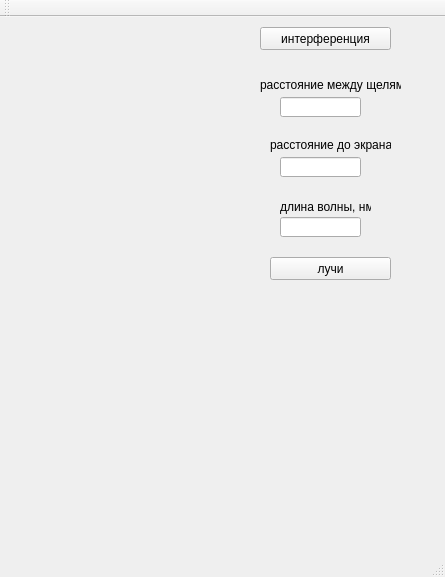
<?xml version="1.0" encoding="UTF-8"?>
<ui version="4.0">
 <class>MainWindow</class>
 <widget class="QMainWindow" name="MainWindow">
  <property name="geometry">
   <rect>
    <x>0</x>
    <y>0</y>
    <width>445</width>
    <height>577</height>
   </rect>
  </property>
  <property name="windowTitle">
   <string>MainWindow</string>
  </property>
  <widget class="QWidget" name="centralWidget">
   <widget class="QPushButton" name="pushButton">
    <property name="geometry">
     <rect>
      <x>260</x>
      <y>10</y>
      <width>131</width>
      <height>23</height>
     </rect>
    </property>
    <property name="text">
     <string>интерференция</string>
    </property>
   </widget>
   <widget class="QCustomPlot" name="widget" native="true">
    <property name="geometry">
     <rect>
      <x>29</x>
      <y>19</y>
      <width>221</width>
      <height>211</height>
     </rect>
    </property>
   </widget>
   <widget class="QLineEdit" name="lineEdit">
    <property name="geometry">
     <rect>
      <x>280</x>
      <y>80</y>
      <width>81</width>
      <height>20</height>
     </rect>
    </property>
   </widget>
   <widget class="QLineEdit" name="lineEdit_2">
    <property name="geometry">
     <rect>
      <x>280</x>
      <y>140</y>
      <width>81</width>
      <height>20</height>
     </rect>
    </property>
   </widget>
   <widget class="QLabel" name="label">
    <property name="geometry">
     <rect>
      <x>260</x>
      <y>60</y>
      <width>141</width>
      <height>16</height>
     </rect>
    </property>
    <property name="text">
     <string>расстояние между щелями</string>
    </property>
   </widget>
   <widget class="QLabel" name="label_2">
    <property name="geometry">
     <rect>
      <x>270</x>
      <y>120</y>
      <width>121</width>
      <height>16</height>
     </rect>
    </property>
    <property name="text">
     <string>расстояние до экрана</string>
    </property>
   </widget>
   <widget class="QLineEdit" name="lineEdit_3">
    <property name="geometry">
     <rect>
      <x>280</x>
      <y>200</y>
      <width>81</width>
      <height>20</height>
     </rect>
    </property>
   </widget>
   <widget class="QLabel" name="label_3">
    <property name="geometry">
     <rect>
      <x>280</x>
      <y>180</y>
      <width>91</width>
      <height>20</height>
     </rect>
    </property>
    <property name="text">
     <string>длина волны, нм</string>
    </property>
   </widget>
   <widget class="QPushButton" name="pushButton_2">
    <property name="geometry">
     <rect>
      <x>270</x>
      <y>240</y>
      <width>121</width>
      <height>23</height>
     </rect>
    </property>
    <property name="text">
     <string>лучи</string>
    </property>
   </widget>
   <widget class="QCustomPlot" name="widget_1" native="true">
    <property name="geometry">
     <rect>
      <x>30</x>
      <y>260</y>
      <width>221</width>
      <height>221</height>
     </rect>
    </property>
   </widget>
  </widget>
  <widget class="QMenuBar" name="menuBar">
   <property name="geometry">
    <rect>
     <x>0</x>
     <y>0</y>
     <width>445</width>
     <height>21</height>
    </rect>
   </property>
  </widget>
  <widget class="QToolBar" name="mainToolBar">
   <attribute name="toolBarArea">
    <enum>TopToolBarArea</enum>
   </attribute>
   <attribute name="toolBarBreak">
    <bool>false</bool>
   </attribute>
  </widget>
  <widget class="QStatusBar" name="statusBar"/>
 </widget>
 <layoutdefault spacing="6" margin="11"/>
 <customwidgets>
  <customwidget>
   <class>QCustomPlot</class>
   <extends>QWidget</extends>
   <header>qcustomplot.h</header>
   <container>1</container>
  </customwidget>
 </customwidgets>
 <resources/>
 <connections/>
</ui>
